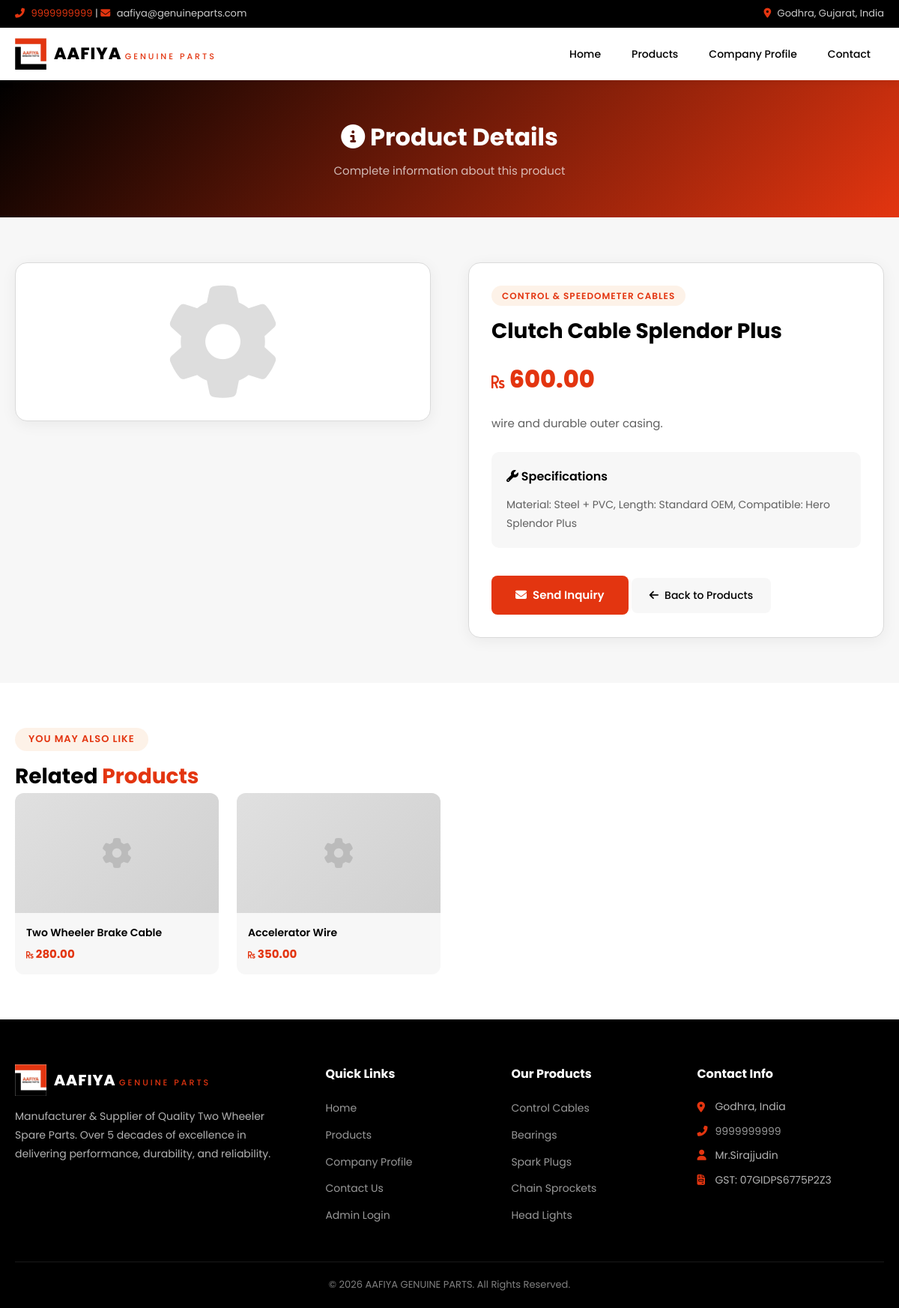
The app's page /product.php?slug=clutch-cable-splendor-plus with its own data.
### tables this page shows
CREATE TABLE IF NOT EXISTS `products` (
  `id` int NOT NULL AUTO_INCREMENT,
  `category_id` int DEFAULT NULL,
  `name` varchar(200) NOT NULL,
  `slug` varchar(200) NOT NULL,
  `description` text,
  `specifications` text,
  `image` varchar(255) DEFAULT NULL,
  `gallery` text,
  `price` decimal(12,2) DEFAULT '0.00',
  `status` tinyint DEFAULT '1',
  `featured` tinyint DEFAULT '0',
  `views` int DEFAULT '0',
  `created_at` timestamp NULL DEFAULT CURRENT_TIMESTAMP,
  `updated_at` timestamp NULL DEFAULT CURRENT_TIMESTAMP ON UPDATE CURRENT_TIMESTAMP,
  PRIMARY KEY (`id`),
  UNIQUE KEY `slug` (`slug`),
  KEY `category_id` (`category_id`)
);

CREATE TABLE IF NOT EXISTS `categories` (
  `id` int NOT NULL AUTO_INCREMENT,
  `name` varchar(100) NOT NULL,
  `slug` varchar(100) NOT NULL,
  `description` text,
  `image` varchar(255) DEFAULT NULL,
  `sort_order` int DEFAULT '0',
  `status` tinyint DEFAULT '1',
  `created_at` timestamp NULL DEFAULT CURRENT_TIMESTAMP,
  PRIMARY KEY (`id`),
  UNIQUE KEY `slug` (`slug`)
);

### config/database.php (called while the page is built, shortened)
<?php
function getDB() {
    static $db = null;
    if ($db === null) {
        $db = new mysqli(DB_HOST, DB_USER, DB_PASS, DB_NAME);
        $db->set_charset("utf8mb4");
    }
    return $db;
}
function sanitize($data) {
    $db = getDB();
    return $db->real_escape_string(trim($data));
}

### includes/functions.php (called while the page is built, shortened)
<?php
require_once __DIR__ . '/../config/database.php';
function getProductBySlug($slug) {
    $db = getDB();
    $slug = sanitize($slug);
    $result = $db->query("SELECT p.*, c.name as category_name, c.slug as category_slug FROM products p LEFT JOIN categories c ON p.category_id = c.id WHERE p.slug = '$slug' AND p.status = 1 LIMIT 1");
    return $result->fetch_assoc();
}
function getRelatedProducts($category_id, $exclude_id, $limit = 4) {
    $db = getDB();
    $category_id = intval($category_id);
    $exclude_id = intval($exclude_id);
    $limit = intval($limit);
    $stmt = $db->prepare("SELECT p.*, c.name as category_name FROM products p LEFT JOIN categories c ON p.category_id = c.id WHERE p.category_id = ? AND p.id != ? AND p.status = 1 ORDER BY RAND() LIMIT ?");
    $stmt->bind_param("iii", $category_id, $exclude_id, $limit);
    $stmt->execute();
    return $stmt->get_result();
}

### product.php (the view, shortened to what this page needs)
<?php
require_once 'includes/functions.php';
$slug = $_GET['slug'] ?? '';
$product = getProductBySlug($slug);
$related = getRelatedProducts($product['category_id'], $product['id'], 4);
?>
<?php require_once 'includes/header.php'; ?>
<div class="page-banner">
    <div class="container">
        <h1><i class="fas fa-info-circle"></i> Product Details</h1>
        <p>Complete information about this product</p>
    </div>
</div>
<section class="product-detail">
    <div class="container">
        <div class="product-detail-grid">
            <div class="product-image-box">
                <?php if($product['image']): ?>
                    <img src="uploads/<?php echo $product['image']; ?>" alt="<?php echo htmlspecialchars($product['name']); ?>">
                <?php else: ?>
                    <i class="fas fa-cog"></i>
                <?php endif; ?>
            </div>
            <div class="product-meta">
                <span class="cat"><?php echo $product['category_name'] ?? 'General'; ?></span>
                <h1><?php echo htmlspecialchars($product['name']); ?></h1>
                <div class="price"><i class="fas fa-rupee-sign" style="font-size:20px;"></i> <?php echo number_format($product['price'], 2); ?></div>
                <div class="desc"><?php echo nl2br(htmlspecialchars($product['description'])); ?></div>
                <?php if($product['specifications']): ?>
                <div class="specs">
                    <h4><i class="fas fa-wrench"></i> Specifications</h4>
                    <p><?php echo nl2br(htmlspecialchars($product['specifications'])); ?></p>
                </div>
                <?php endif; ?>
                <a href="contact.php?product=<?php echo urlencode($product['name']); ?>" class="btn-inquiry"><i class="fas fa-envelope"></i> Send Inquiry</a>
                <a href="products.php" class="btn-back"><i class="fas fa-arrow-left"></i> Back to Products</a>
            </div>
        </div>
    </div>
</section>
<?php if ($related->num_rows > 0): ?>
<section class="related">
    <div class="container">
        <div class="section-header">
            <span class="section-tag" style="display:inline-block;padding:5px 18px;background:rgba(230,126,34,0.1);color:var(--primary);font-size:13px;font-weight:600;text-transform:uppercase;letter-spacing:1px;border-radius:50px;margin-bottom:12px;">You May Also Like</span>
            <h2 class="section-title" style="font-size:28px;font-weight:700;">Related <span style="color:var(--primary);">Products</span></h2>
        </div>
        <div class="related-grid">
            <?php while($rel = $related->fetch_assoc()): ?>
            <a href="product.php?slug=<?php echo $rel['slug']; ?>" class="related-card">
                <div class="img">
                    <?php if($rel['image']): ?>
                        <img src="uploads/<?php echo $rel['image']; ?>" style="width:100%;height:100%;object-fit:cover;">
                    <?php else: ?>
                        <i class="fas fa-cog"></i>
                    <?php endif; ?>
                </div>
                <div class="info">
                    <h4><?php echo htmlspecialchars($rel['name']); ?></h4>
                    <div class="price"><i class="fas fa-rupee-sign" style="font-size:11px;"></i> <?php echo number_format($rel['price'], 2); ?></div>
                </div>
            </a>
            <?php endwhile; ?>
        </div>
    </div>
</section>
<?php endif; ?>
<?php require_once 'includes/footer.php'; ?>

### includes/header.php (style rules this page uses)
:root { --primary: #e33510; --primary-dark: #b52a0d; --secondary: #0d0d0d; --dark: #000000; --light: #f7f7f7; --white: #ffffff; --gray: #606060; --border: #dadada; }
* { margin: 0; padding: 0; box-sizing: border-box; }
body { font-family: 'Poppins', sans-serif; color: var(--dark); line-height: 1.6; background: var(--light); }
a { text-decoration: none; color: inherit; }
.container { max-width: 1200px; margin: 0 auto; padding: 0 20px; }
.page-banner { background: linear-gradient(135deg, var(--dark) 0%, var(--primary) 100%); color: var(--white); padding: 50px 0; text-align: center; }
.page-banner h1 { font-size: 32px; font-weight: 700; margin-bottom: 8px; }
.page-banner p { color: rgba(255,255,255,0.7); font-size: 15px; }

### product.php (style rules this page uses)
.product-detail { padding: 60px 0; }
.product-detail-grid { display: grid; grid-template-columns: 1fr 1fr; gap: 50px; align-items: start; }
.product-image-box { background: #fff; border-radius: 16px; padding: 30px; text-align: center; box-shadow: 0 4px 20px rgba(0,0,0,0.06); border: 1px solid var(--border); }
.product-image-box i { font-size: 150px; color: #ddd; }
.product-meta { background: #fff; border-radius: 16px; padding: 30px; box-shadow: 0 4px 20px rgba(0,0,0,0.06); border: 1px solid var(--border); }
.product-meta .cat { display: inline-block; padding: 4px 14px; background: rgba(230,126,34,0.1); color: var(--primary); font-size: 12px; font-weight: 600; text-transform: uppercase; letter-spacing: 1px; border-radius: 50px; margin-bottom: 12px; }
.product-meta h1 { font-size: 28px; font-weight: 700; color: var(--dark); margin-bottom: 15px; }
.product-meta .price { font-size: 32px; font-weight: 800; color: var(--primary); margin-bottom: 20px; }
.product-meta .desc { font-size: 15px; color: var(--gray); line-height: 1.8; margin-bottom: 25px; }
.specs { background: var(--light); border-radius: 10px; padding: 20px; margin-bottom: 25px; }
.specs h4 { font-size: 16px; font-weight: 600; margin-bottom: 12px; }
.specs p { font-size: 14px; color: var(--gray); line-height: 1.8; }
.btn-inquiry { display: inline-flex; align-items: center; gap: 8px; padding: 14px 32px; background: var(--primary); color: #fff; border-radius: 8px; font-weight: 600; font-size: 15px; transition: all 0.3s; }
.btn-back { display: inline-flex; align-items: center; gap: 8px; padding: 12px 24px; background: var(--light); color: var(--dark); border-radius: 8px; font-size: 14px; font-weight: 500; margin-top: 15px; transition: all 0.3s; }
.related { padding: 60px 0; background: #fff; }
.related-grid { display: grid; grid-template-columns: repeat(4, 1fr); gap: 24px; }
.related-card { background: var(--light); border-radius: 12px; overflow: hidden; transition: all 0.3s; }
.related-card .img { height: 160px; background: linear-gradient(135deg, #e0e0e0 0%, #d0d0d0 100%); display: flex; align-items: center; justify-content: center; }
.related-card .img i { font-size: 40px; color: #bbb; }
.related-card .info { padding: 15px; }
.related-card h4 { font-size: 14px; font-weight: 600; margin-bottom: 5px; }
.related-card .price { font-size: 15px; font-weight: 700; color: var(--primary); }

### records on screen
products: category.name "CONTROL & SPEEDOMETER CABLES", name "Clutch Cable Splendor Plus", price "600.00", description "wire and durable outer casing.", specifications "Material: Steel + PVC, Length: Standard OEM, Compatible: Hero Splendor Plus"
products: name "Two Wheeler Brake Cable", price "280.00"
products: name "Accelerator Wire", price "350.00"
